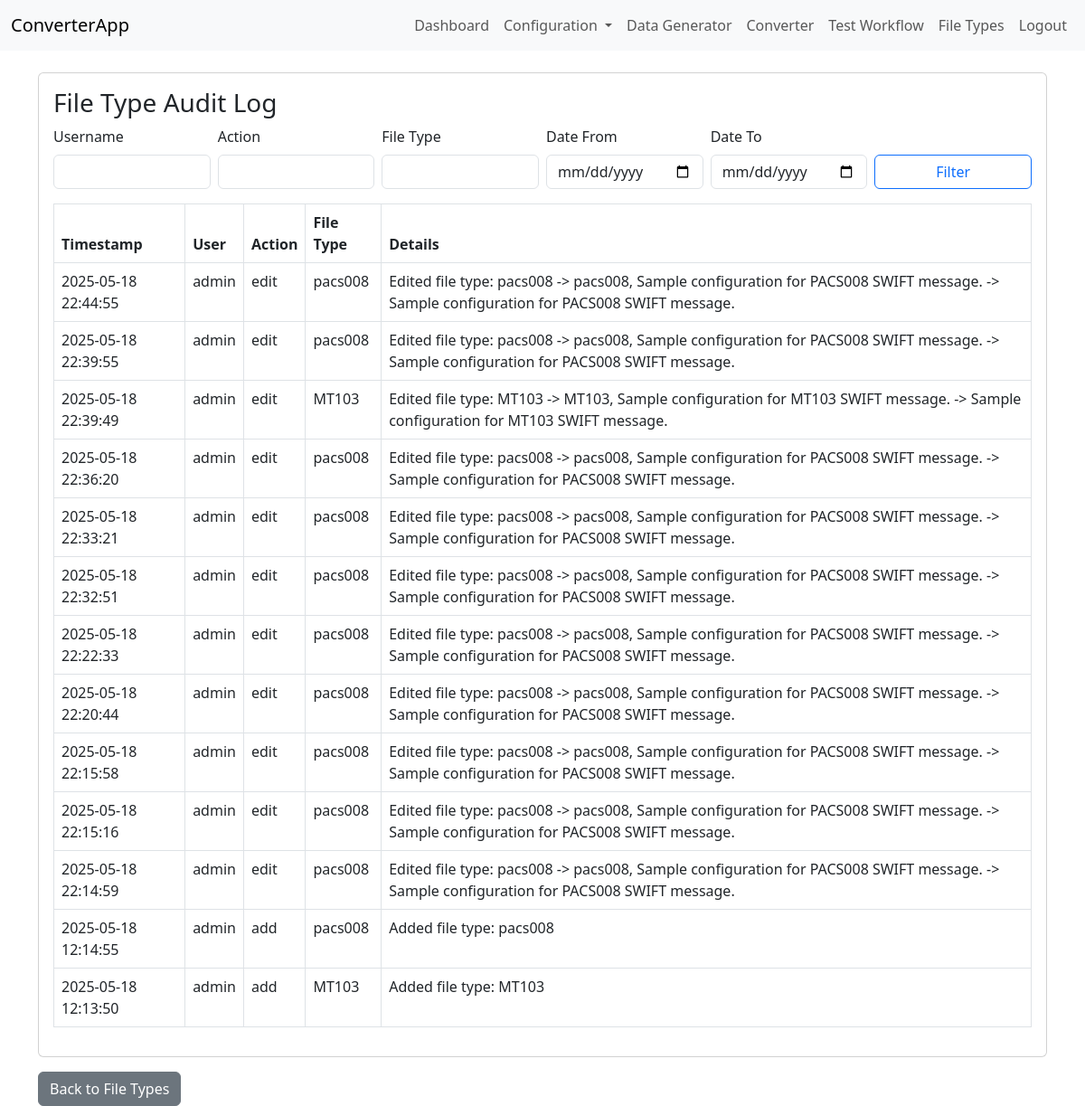
/filetypes/auditlog (signed in), run on an earlier commit of the app's database.
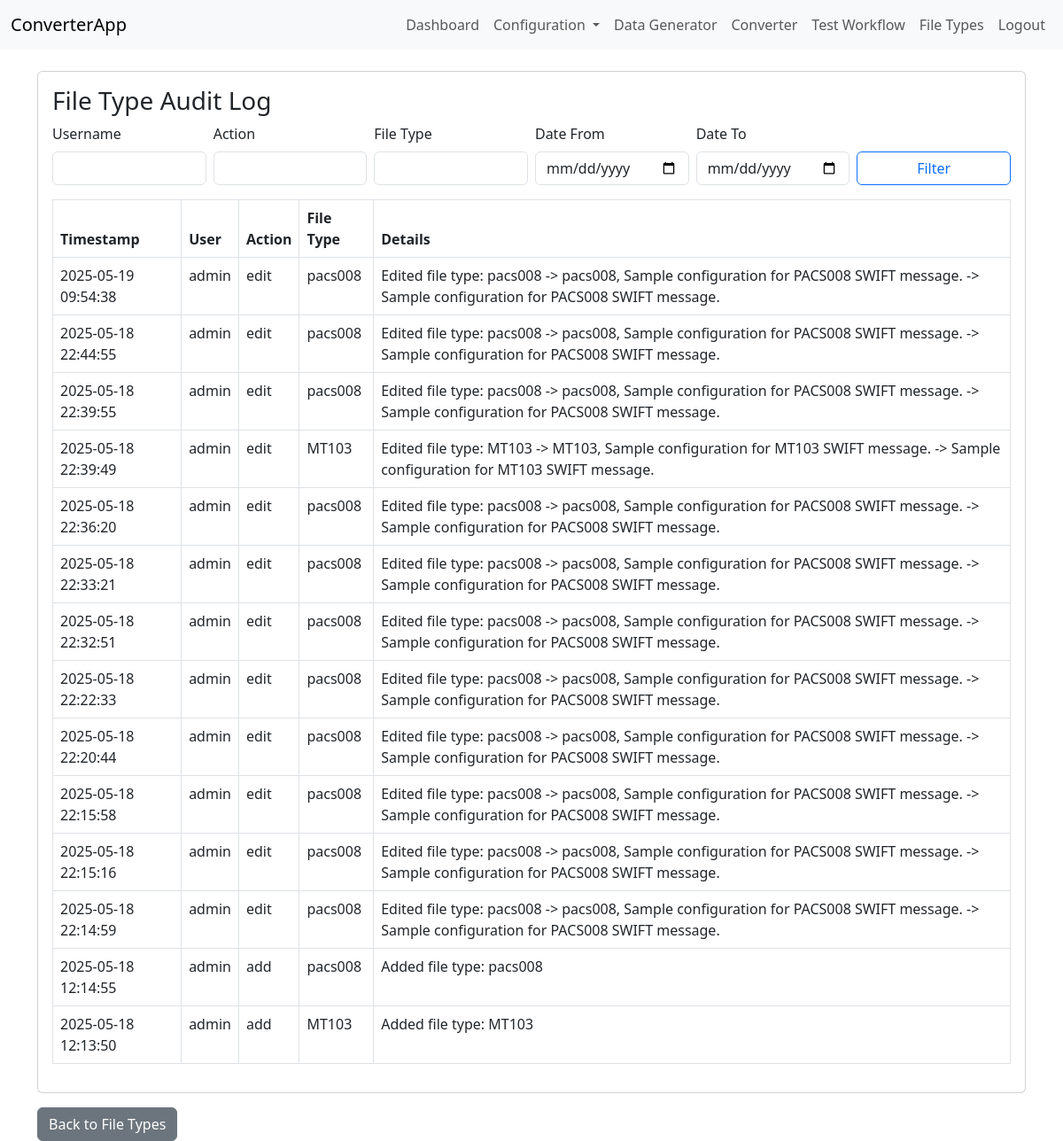
And on a later commit of the database.
### app/models.py (models this page shows)
class AuditLog(db.Model):
    id = db.Column(db.Integer, primary_key=True)
    user = db.Column(db.String(150))
    action = db.Column(db.String(50))
    filetype = db.Column(db.String(100))
    timestamp = db.Column(db.DateTime, default=datetime.utcnow)
    details = db.Column(db.Text)

### app/config/routes.py (the view, shortened to what this page needs)
@filetypes.route('/filetypes/auditlog')
@login_required
@admin_required
def auditlog():
    query = AuditLog.query
    username = request.args.get('username', '').strip()
    action = request.args.get('action', '').strip()
    filetype = request.args.get('filetype', '').strip()
    date_from = request.args.get('date_from', '').strip()
    date_to = request.args.get('date_to', '').strip()
    if username:
        query = query.filter(AuditLog.user.ilike(f'%{username}%'))
    if action:
        query = query.filter(AuditLog.action.ilike(f'%{action}%'))
    if filetype:
        query = query.filter(AuditLog.filetype.ilike(f'%{filetype}%'))
    logs = query.order_by(AuditLog.timestamp.desc()).limit(100).all()
    return render_template('filetype_auditlog.html', logs=logs, username=username, action=action, filetype=filetype, date_from=date_from, date_to=date_to)

### app/auth/routes.py (called while the page is built)
@login_manager.user_loader
def load_user(user_id):
    return User.query.get(int(user_id))

### app/config/routes.py (called while the page is built)
def admin_required(f):
    from functools import wraps
    @wraps(f)
    def decorated_function(*args, **kwargs):
        if not current_user.is_authenticated or current_user.role != 'admin':
            abort(403)
        return f(*args, **kwargs)
    return decorated_function

### app/templates/filetype_auditlog.html (shortened to what this page needs)
{% extends 'base.html' %}
{% block content %}
<div class="card">
    <div class="card-body">
        <h3>File Type Audit Log</h3>
        <form method="get" class="mb-3 row g-2 align-items-end">
            <div class="col-md-2">
                <label for="username" class="form-label">Username</label>
                <input type="text" class="form-control" id="username" name="username" value="{{ username }}">
            </div>
            <div class="col-md-2">
                <label for="action" class="form-label">Action</label>
                <input type="text" class="form-control" id="action" name="action" value="{{ action }}">
            </div>
            <div class="col-md-2">
                <label for="filetype" class="form-label">File Type</label>
                <input type="text" class="form-control" id="filetype" name="filetype" value="{{ filetype }}">
            </div>
            <div class="col-md-2">
                <label for="date_from" class="form-label">Date From</label>
                <input type="date" class="form-control" id="date_from" name="date_from" value="{{ date_from }}">
            </div>
            <div class="col-md-2">
                <label for="date_to" class="form-label">Date To</label>
                <input type="date" class="form-control" id="date_to" name="date_to" value="{{ date_to }}">
            </div>
            <div class="col-md-2">
                <button type="submit" class="btn btn-outline-primary w-100">Filter</button>
            </div>
        </form>
        <table class="table table-bordered">
            <thead>
                <tr>
                    <th>Timestamp</th>
                    <th>User</th>
                    <th>Action</th>
                    <th>File Type</th>
                    <th>Details</th>
                </tr>
            </thead>
            <tbody>
                {% for log in logs %}
                <tr>
                    <td>{{ log.timestamp.strftime('%Y-%m-%d %H:%M:%S') }}</td>
                    <td>{{ log.user }}</td>
                    <td>{{ log.action }}</td>
                    <td>{{ log.filetype }}</td>
                    <td>{{ log.details }}</td>
                </tr>
                {% endfor %}
            </tbody>
        </table>
    </div>
</div>
<a href="{{ url_for('filetypes.list_filetypes') }}" class="btn btn-secondary mt-3">Back to File Types</a>
{% endblock %}

What changed in the data, as far as the page shows it:
added AuditLog: timestamp "2025-05-19 09:54:38", user "admin", action "edit", filetype "pacs008", details "Edited file type: pacs008 -> pacs008, Sample configuration for PACS008 SWIFT message. -> Sample configuration for PACS008 SWIFT message."
